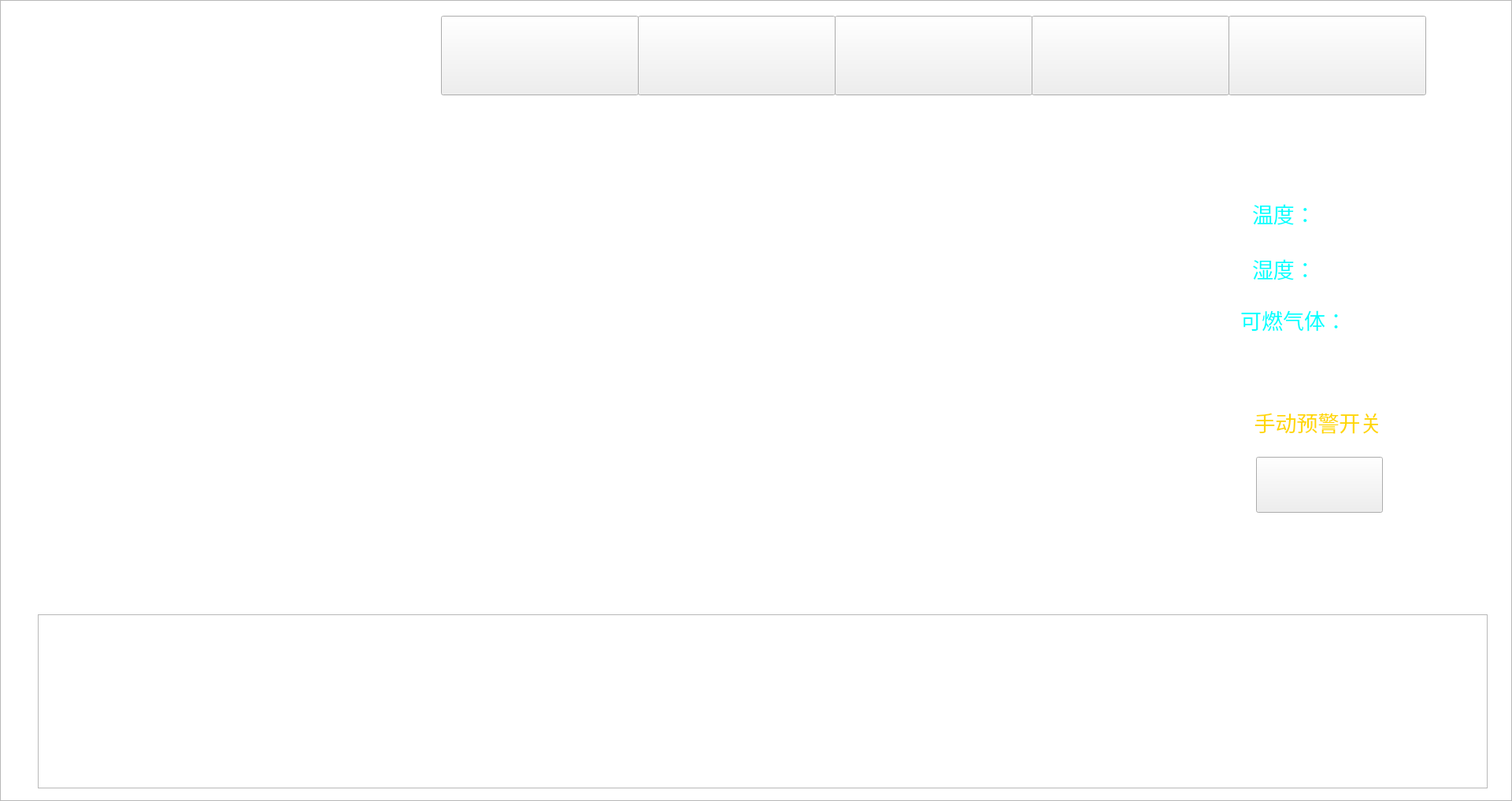
<?xml version="1.0" encoding="UTF-8"?>
<ui version="4.0">
 <class>CAN</class>
 <widget class="QMainWindow" name="CAN">
  <property name="geometry">
   <rect>
    <x>0</x>
    <y>0</y>
    <width>1920</width>
    <height>1017</height>
   </rect>
  </property>
  <property name="windowTitle">
   <string>MainWindow</string>
  </property>
  <widget class="QWidget" name="centralwidget">
   <widget class="QListView" name="listView">
    <property name="geometry">
     <rect>
      <x>0</x>
      <y>0</y>
      <width>1920</width>
      <height>1017</height>
     </rect>
    </property>
    <property name="styleSheet">
     <string notr="true">background-image: url(:/images/can_ui/background.png);</string>
    </property>
   </widget>
   <widget class="QLabel" name="label">
    <property name="geometry">
     <rect>
      <x>20</x>
      <y>-20</y>
      <width>441</width>
      <height>165</height>
     </rect>
    </property>
    <property name="styleSheet">
     <string notr="true">image: url(:/images/mainwindow_ui/1.png);</string>
    </property>
    <property name="text">
     <string/>
    </property>
   </widget>
   <widget class="QToolButton" name="toolButton_mainWindow">
    <property name="geometry">
     <rect>
      <x>560</x>
      <y>20</y>
      <width>251</width>
      <height>101</height>
     </rect>
    </property>
    <property name="text">
     <string/>
    </property>
   </widget>
   <widget class="QToolButton" name="toolButton_Oscilloscope">
    <property name="geometry">
     <rect>
      <x>810</x>
      <y>20</y>
      <width>251</width>
      <height>101</height>
     </rect>
    </property>
    <property name="text">
     <string/>
    </property>
   </widget>
   <widget class="QToolButton" name="toolButton_CAN">
    <property name="geometry">
     <rect>
      <x>1060</x>
      <y>20</y>
      <width>251</width>
      <height>101</height>
     </rect>
    </property>
    <property name="text">
     <string/>
    </property>
   </widget>
   <widget class="QToolButton" name="toolButton_Record">
    <property name="geometry">
     <rect>
      <x>1310</x>
      <y>20</y>
      <width>251</width>
      <height>101</height>
     </rect>
    </property>
    <property name="text">
     <string/>
    </property>
   </widget>
   <widget class="QToolButton" name="toolButton_deviceStatus">
    <property name="geometry">
     <rect>
      <x>1560</x>
      <y>20</y>
      <width>251</width>
      <height>101</height>
     </rect>
    </property>
    <property name="text">
     <string/>
    </property>
   </widget>
   <widget class="QLabel" name="label_2">
    <property name="geometry">
     <rect>
      <x>1070</x>
      <y>100</y>
      <width>231</width>
      <height>51</height>
     </rect>
    </property>
    <property name="styleSheet">
     <string notr="true">image: url(:/images/can_ui/button_bottom.png);</string>
    </property>
    <property name="text">
     <string/>
    </property>
   </widget>
   <widget class="QLabel" name="label_3">
    <property name="geometry">
     <rect>
      <x>33</x>
      <y>170</y>
      <width>1411</width>
      <height>581</height>
     </rect>
    </property>
    <property name="styleSheet">
     <string notr="true">image: url(:/images/mainwindow_ui/14.png);</string>
    </property>
    <property name="text">
     <string/>
    </property>
   </widget>
   <widget class="QCustomPlot" name="customPlot1" native="true">
    <property name="geometry">
     <rect>
      <x>117</x>
      <y>280</y>
      <width>1291</width>
      <height>391</height>
     </rect>
    </property>
   </widget>
   <widget class="QLabel" name="label_4">
    <property name="geometry">
     <rect>
      <x>1480</x>
      <y>194</y>
      <width>401</width>
      <height>531</height>
     </rect>
    </property>
    <property name="styleSheet">
     <string notr="true">image: url(:/images/mainwindow_ui/15.png);</string>
    </property>
    <property name="text">
     <string/>
    </property>
   </widget>
   <widget class="QLabel" name="label_5">
    <property name="geometry">
     <rect>
      <x>-20</x>
      <y>140</y>
      <width>451</width>
      <height>81</height>
     </rect>
    </property>
    <property name="styleSheet">
     <string notr="true">image: url(:/images/mainwindow_ui/19.png);</string>
    </property>
    <property name="text">
     <string/>
    </property>
   </widget>
   <widget class="QLabel" name="label_6">
    <property name="geometry">
     <rect>
      <x>50</x>
      <y>140</y>
      <width>311</width>
      <height>81</height>
     </rect>
    </property>
    <property name="styleSheet">
     <string notr="true">image: url(:/images/mainwindow_ui/20.png);</string>
    </property>
    <property name="text">
     <string/>
    </property>
   </widget>
   <widget class="QLabel" name="label_7">
    <property name="geometry">
     <rect>
      <x>40</x>
      <y>110</y>
      <width>331</width>
      <height>141</height>
     </rect>
    </property>
    <property name="styleSheet">
     <string notr="true">image: url(:/images/mainwindow_ui/25.png);</string>
    </property>
    <property name="text">
     <string/>
    </property>
   </widget>
   <widget class="QLabel" name="label_8">
    <property name="geometry">
     <rect>
      <x>1480</x>
      <y>150</y>
      <width>321</width>
      <height>71</height>
     </rect>
    </property>
    <property name="styleSheet">
     <string notr="true">image: url(:/images/mainwindow_ui/22.png);</string>
    </property>
    <property name="text">
     <string/>
    </property>
   </widget>
   <widget class="QLabel" name="label_9">
    <property name="geometry">
     <rect>
      <x>1445</x>
      <y>155</y>
      <width>391</width>
      <height>61</height>
     </rect>
    </property>
    <property name="styleSheet">
     <string notr="true">image: url(:/images/mainwindow_ui/23.png);</string>
    </property>
    <property name="text">
     <string/>
    </property>
   </widget>
   <widget class="QLabel" name="label_10">
    <property name="geometry">
     <rect>
      <x>1480</x>
      <y>150</y>
      <width>321</width>
      <height>71</height>
     </rect>
    </property>
    <property name="styleSheet">
     <string notr="true">image: url(:/images/mainwindow_ui/21.png);</string>
    </property>
    <property name="text">
     <string/>
    </property>
   </widget>
   <widget class="QLabel" name="label_11">
    <property name="geometry">
     <rect>
      <x>1480</x>
      <y>460</y>
      <width>401</width>
      <height>21</height>
     </rect>
    </property>
    <property name="styleSheet">
     <string notr="true">image: url(:/images/mainwindow_ui/26.png);</string>
    </property>
    <property name="text">
     <string/>
    </property>
   </widget>
   <widget class="QLabel" name="label_12">
    <property name="geometry">
     <rect>
      <x>1590</x>
      <y>240</y>
      <width>121</width>
      <height>61</height>
     </rect>
    </property>
    <property name="font">
     <font>
      <pointsize>20</pointsize>
     </font>
    </property>
    <property name="styleSheet">
     <string notr="true">color: rgb(0, 255, 255);</string>
    </property>
    <property name="text">
     <string>温度：</string>
    </property>
   </widget>
   <widget class="QLabel" name="label_13">
    <property name="geometry">
     <rect>
      <x>1590</x>
      <y>310</y>
      <width>121</width>
      <height>61</height>
     </rect>
    </property>
    <property name="font">
     <font>
      <pointsize>20</pointsize>
     </font>
    </property>
    <property name="styleSheet">
     <string notr="true">color: rgb(0, 255, 255);</string>
    </property>
    <property name="text">
     <string>湿度：</string>
    </property>
   </widget>
   <widget class="QLabel" name="label_14">
    <property name="geometry">
     <rect>
      <x>1489</x>
      <y>380</y>
      <width>221</width>
      <height>51</height>
     </rect>
    </property>
    <property name="font">
     <font>
      <pointsize>20</pointsize>
     </font>
    </property>
    <property name="styleSheet">
     <string notr="true">color: rgb(0, 255, 255);</string>
    </property>
    <property name="text">
     <string>可燃气体：</string>
    </property>
    <property name="alignment">
     <set>Qt::AlignRight|Qt::AlignTrailing|Qt::AlignVCenter</set>
    </property>
   </widget>
   <widget class="QLabel" name="label_15">
    <property name="geometry">
     <rect>
      <x>1710</x>
      <y>240</y>
      <width>121</width>
      <height>61</height>
     </rect>
    </property>
    <property name="font">
     <font>
      <pointsize>20</pointsize>
     </font>
    </property>
    <property name="styleSheet">
     <string notr="true">color: rgb(255, 255, 255);</string>
    </property>
    <property name="text">
     <string>60℃</string>
    </property>
   </widget>
   <widget class="QLabel" name="label_16">
    <property name="geometry">
     <rect>
      <x>1710</x>
      <y>310</y>
      <width>131</width>
      <height>65</height>
     </rect>
    </property>
    <property name="font">
     <font>
      <pointsize>20</pointsize>
     </font>
    </property>
    <property name="styleSheet">
     <string notr="true">color: rgb(255, 255, 255);</string>
    </property>
    <property name="text">
     <string>50%</string>
    </property>
   </widget>
   <widget class="QLabel" name="label_17">
    <property name="geometry">
     <rect>
      <x>1710</x>
      <y>380</y>
      <width>121</width>
      <height>51</height>
     </rect>
    </property>
    <property name="font">
     <font>
      <pointsize>20</pointsize>
     </font>
    </property>
    <property name="styleSheet">
     <string notr="true">color: rgb(255, 255, 255);</string>
    </property>
    <property name="text">
     <string>50%</string>
    </property>
   </widget>
   <widget class="QLabel" name="label_18">
    <property name="geometry">
     <rect>
      <x>1528</x>
      <y>500</y>
      <width>291</width>
      <height>71</height>
     </rect>
    </property>
    <property name="font">
     <font>
      <pointsize>20</pointsize>
     </font>
    </property>
    <property name="styleSheet">
     <string notr="true">color: rgb(255,215, 0);</string>
    </property>
    <property name="text">
     <string>手动预警开关</string>
    </property>
    <property name="alignment">
     <set>Qt::AlignCenter</set>
    </property>
   </widget>
   <widget class="QPushButton" name="pushButton">
    <property name="geometry">
     <rect>
      <x>1595</x>
      <y>580</y>
      <width>161</width>
      <height>71</height>
     </rect>
    </property>
    <property name="font">
     <font>
      <pointsize>16</pointsize>
     </font>
    </property>
    <property name="text">
     <string/>
    </property>
   </widget>
   <widget class="QTableView" name="tableView">
    <property name="geometry">
     <rect>
      <x>48</x>
      <y>780</y>
      <width>1841</width>
      <height>221</height>
     </rect>
    </property>
   </widget>
   <widget class="QLabel" name="label_19">
    <property name="geometry">
     <rect>
      <x>48</x>
      <y>711</y>
      <width>291</width>
      <height>81</height>
     </rect>
    </property>
    <property name="styleSheet">
     <string notr="true">image: url(:/images/mainwindow_ui/22.png);</string>
    </property>
    <property name="text">
     <string/>
    </property>
   </widget>
   <widget class="QLabel" name="label_20">
    <property name="geometry">
     <rect>
      <x>50</x>
      <y>720</y>
      <width>291</width>
      <height>61</height>
     </rect>
    </property>
    <property name="styleSheet">
     <string notr="true">image: url(:/images/mainwindow_ui/23.png);</string>
    </property>
    <property name="text">
     <string/>
    </property>
   </widget>
   <widget class="QLabel" name="label_21">
    <property name="geometry">
     <rect>
      <x>50</x>
      <y>722</y>
      <width>291</width>
      <height>61</height>
     </rect>
    </property>
    <property name="styleSheet">
     <string notr="true">image: url(:/images/mainwindow_ui/24.png);</string>
    </property>
    <property name="text">
     <string/>
    </property>
   </widget>
   <widget class="QLabel" name="label_22">
    <property name="geometry">
     <rect>
      <x>207</x>
      <y>250</y>
      <width>31</width>
      <height>21</height>
     </rect>
    </property>
    <property name="styleSheet">
     <string notr="true">image: url(:/images/mainwindow_ui/37.png);</string>
    </property>
    <property name="text">
     <string/>
    </property>
   </widget>
   <widget class="QLabel" name="label_23">
    <property name="geometry">
     <rect>
      <x>253</x>
      <y>241</y>
      <width>131</width>
      <height>41</height>
     </rect>
    </property>
    <property name="font">
     <font>
      <pointsize>12</pointsize>
     </font>
    </property>
    <property name="styleSheet">
     <string notr="true">color: rgb(255, 255, 255);</string>
    </property>
    <property name="text">
     <string>温度数据</string>
    </property>
   </widget>
   <widget class="QLabel" name="label_24">
    <property name="geometry">
     <rect>
      <x>367</x>
      <y>250</y>
      <width>54</width>
      <height>21</height>
     </rect>
    </property>
    <property name="styleSheet">
     <string notr="true">image: url(:/images/mainwindow_ui/35.png);</string>
    </property>
    <property name="text">
     <string/>
    </property>
   </widget>
   <widget class="QLabel" name="label_25">
    <property name="geometry">
     <rect>
      <x>430</x>
      <y>240</y>
      <width>121</width>
      <height>41</height>
     </rect>
    </property>
    <property name="font">
     <font>
      <pointsize>12</pointsize>
     </font>
    </property>
    <property name="styleSheet">
     <string notr="true">color: rgb(255, 255, 255);</string>
    </property>
    <property name="text">
     <string>湿度数据</string>
    </property>
   </widget>
   <widget class="QLabel" name="label_26">
    <property name="geometry">
     <rect>
      <x>550</x>
      <y>250</y>
      <width>51</width>
      <height>21</height>
     </rect>
    </property>
    <property name="styleSheet">
     <string notr="true">image: url(:/images/mainwindow_ui/36.png);</string>
    </property>
    <property name="text">
     <string/>
    </property>
   </widget>
   <widget class="QLabel" name="label_27">
    <property name="geometry">
     <rect>
      <x>600</x>
      <y>240</y>
      <width>241</width>
      <height>41</height>
     </rect>
    </property>
    <property name="font">
     <font>
      <pointsize>12</pointsize>
     </font>
    </property>
    <property name="styleSheet">
     <string notr="true">color: rgb(255, 255, 255);</string>
    </property>
    <property name="text">
     <string>可燃气体浓度数据</string>
    </property>
   </widget>
   <widget class="QLabel" name="label_28">
    <property name="geometry">
     <rect>
      <x>1683</x>
      <y>580</y>
      <width>71</width>
      <height>71</height>
     </rect>
    </property>
    <property name="styleSheet">
     <string notr="true">image: url(:/images/mainwindow_ui/circle.png);</string>
    </property>
    <property name="text">
     <string/>
    </property>
   </widget>
   <widget class="QLabel" name="label_29">
    <property name="geometry">
     <rect>
      <x>1600</x>
      <y>580</y>
      <width>71</width>
      <height>71</height>
     </rect>
    </property>
    <property name="styleSheet">
     <string notr="true">image: url(:/images/mainwindow_ui/circle.png);</string>
    </property>
    <property name="text">
     <string/>
    </property>
   </widget>
   <zorder>listView</zorder>
   <zorder>label</zorder>
   <zorder>toolButton_mainWindow</zorder>
   <zorder>toolButton_Oscilloscope</zorder>
   <zorder>toolButton_CAN</zorder>
   <zorder>toolButton_Record</zorder>
   <zorder>toolButton_deviceStatus</zorder>
   <zorder>label_2</zorder>
   <zorder>label_3</zorder>
   <zorder>customPlot1</zorder>
   <zorder>label_4</zorder>
   <zorder>label_5</zorder>
   <zorder>label_6</zorder>
   <zorder>label_7</zorder>
   <zorder>label_8</zorder>
   <zorder>label_9</zorder>
   <zorder>label_10</zorder>
   <zorder>label_11</zorder>
   <zorder>label_12</zorder>
   <zorder>label_13</zorder>
   <zorder>label_14</zorder>
   <zorder>label_15</zorder>
   <zorder>label_16</zorder>
   <zorder>label_17</zorder>
   <zorder>label_18</zorder>
   <zorder>tableView</zorder>
   <zorder>label_19</zorder>
   <zorder>label_20</zorder>
   <zorder>label_21</zorder>
   <zorder>label_22</zorder>
   <zorder>label_23</zorder>
   <zorder>label_24</zorder>
   <zorder>label_25</zorder>
   <zorder>label_26</zorder>
   <zorder>label_27</zorder>
   <zorder>label_28</zorder>
   <zorder>label_29</zorder>
   <zorder>pushButton</zorder>
  </widget>
 </widget>
 <customwidgets>
  <customwidget>
   <class>QCustomPlot</class>
   <extends>QWidget</extends>
   <header location="global">qcustomplot.h</header>
   <container>1</container>
  </customwidget>
 </customwidgets>
 <resources/>
 <connections/>
</ui>
